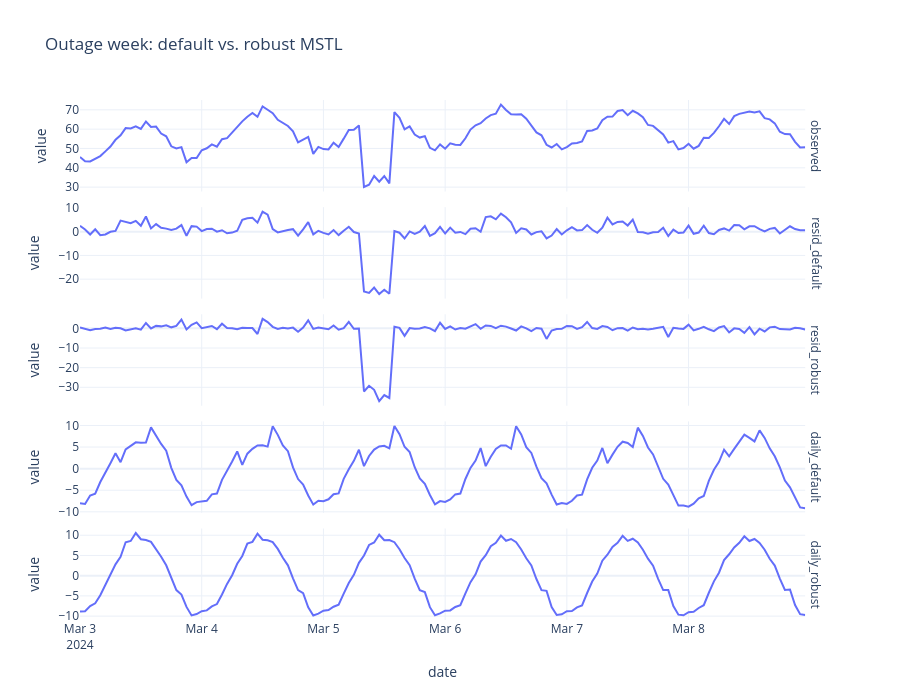

The code cell stored with this chart in its notebook:
### Markdown cell above
<details>
<summary><b>Solution and what to look for</b></summary>

```python
res_no_monthly = MSTL(demand, periods=(24, 168)).fit()

fig, ax = plt.subplots(1, 2, figsize=(13, 3.5))
plot_acf(res.resid, lags=800, ax=ax[0], title="Remainder ACF: periods (24, 168, 720)")
plot_acf(res_no_monthly.resid, lags=800, ax=ax[1], title="Remainder ACF: periods (24, 168)")
plt.tight_layout()
plt.show()
```

Dropping a period does not delete the cycle; it relocates it into the remainder, as slow waves that stay positive out past lag 700. Structure in the remainder always means the same thing: *something you did not model is still in the data.*
</details>

### The outage

The six-hour drop is neither trend nor season, so STL has three choices: bend the trend toward it, distort the seasonal shape for those hours-of-day, or leave it in the remainder. The default fit does a little of all three. `robust=True` down-weights outlying points as it iterates, which keeps them out of the trend and seasonal estimates and parks them squarely in the remainder - where you can find them.

### Code cell
res_robust = MSTL(demand, periods=(24, 168, 720), stl_kwargs={"robust": True}).fit()

window = slice("2024-03-03", "2024-03-08")
cmp = pd.DataFrame({
    "observed":      demand.loc[window],
    "resid_default": res.resid.loc[window],
    "resid_robust":  res_robust.resid.loc[window],
    "daily_default": res.seasonal["seasonal_24"].loc[window],
    "daily_robust":  res_robust.seasonal["seasonal_24"].loc[window],
}).rename_axis("date").reset_index().melt(id_vars="date", var_name="component", value_name="value")

fig = px.line(cmp, x="date", y="value", facet_row="component", height=700,
              title="Outage week: default vs. robust MSTL")
fig.update_yaxes(matches=None)
fig.for_each_annotation(lambda a: a.update(text=a.text.split("=")[-1]))
fig.show()

print("largest |remainder|, default:", round(res.resid.abs().max(), 2))
print("largest |remainder|, robust :", round(res_robust.resid.abs().max(), 2))

# The cheapest outlier detector you will ever write:
flagged = res_robust.resid[res_robust.resid.abs() > 4 * res_robust.resid.std()]
print("\nflagged hours:")
print(flagged.round(1))

### Figure 1 — Plotly figure (JSON) as saved in the notebook; plotly's stock layout.template omitted (floating-point values rounded to 4 significant figures; data arrays with more than 128 entries replaced by an {"elided": "..."} marker saying what was removed)
{"data": [{"hovertemplate": "component=observed<br>date=%{x}<br>value=%{y}<extra></extra>", "legendgroup": "", "line": {"color": "#636efa", "dash": "solid"}, "marker": {"symbol": "circle"}, "mode": "lines", "name": "", "orientation": "v", "showlegend": false, "type": "scatter", "x": {"elided": "144 str values"}, "xaxis": "x5", "y": {"elided": "144 float values"}, "yaxis": "y5"}, {"hovertemplate": "component=resid_default<br>date=%{x}<br>value=%{y}<extra></extra>", "legendgroup": "", "line": {"color": "#636efa", "dash": "solid"}, "marker": {"symbol": "circle"}, "mode": "lines", "name": "", "orientation": "v", "showlegend": false, "type": "scatter", "x": {"elided": "144 str values"}, "xaxis": "x4", "y": {"elided": "144 float values"}, "yaxis": "y4"}, {"hovertemplate": "component=resid_robust<br>date=%{x}<br>value=%{y}<extra></extra>", "legendgroup": "", "line": {"color": "#636efa", "dash": "solid"}, "marker": {"symbol": "circle"}, "mode": "lines", "name": "", "orientation": "v", "showlegend": false, "type": "scatter", "x": {"elided": "144 str values"}, "xaxis": "x3", "y": {"elided": "144 float values"}, "yaxis": "y3"}, {"hovertemplate": "component=daily_default<br>date=%{x}<br>value=%{y}<extra></extra>", "legendgroup": "", "line": {"color": "#636efa", "dash": "solid"}, "marker": {"symbol": "circle"}, "mode": "lines", "name": "", "orientation": "v", "showlegend": false, "type": "scatter", "x": {"elided": "144 str values"}, "xaxis": "x2", "y": {"elided": "144 float values"}, "yaxis": "y2"}, {"hovertemplate": "component=daily_robust<br>date=%{x}<br>value=%{y}<extra></extra>", "legendgroup": "", "line": {"color": "#636efa", "dash": "solid"}, "marker": {"symbol": "circle"}, "mode": "lines", "name": "", "orientation": "v", "showlegend": false, "type": "scatter", "x": {"elided": "144 str values"}, "xaxis": "x", "y": {"elided": "144 float values"}, "yaxis": "y"}], "layout": {"annotations": [{"font": {}, "showarrow": false, "text": "daily_robust", "textangle": 90, "x": 0.98, "xanchor": "left", "xref": "paper", "y": 0.088, "yanchor": "middle", "yref": "paper"}, {"font": {}, "showarrow": false, "text": "daily_default", "textangle": 90, "x": 0.98, "xanchor": "left", "xref": "paper", "y": 0.294, "yanchor": "middle", "yref": "paper"}, {"font": {}, "showarrow": false, "text": "resid_robust", "textangle": 90, "x": 0.98, "xanchor": "left", "xref": "paper", "y": 0.5, "yanchor": "middle", "yref": "paper"}, {"font": {}, "showarrow": false, "text": "resid_default", "textangle": 90, "x": 0.98, "xanchor": "left", "xref": "paper", "y": 0.706, "yanchor": "middle", "yref": "paper"}, {"font": {}, "showarrow": false, "text": "observed", "textangle": 90, "x": 0.98, "xanchor": "left", "xref": "paper", "y": 0.912, "yanchor": "middle", "yref": "paper"}], "height": 700, "legend": {"tracegroupgap": 0}, "title": {"text": "Outage week: default vs. robust MSTL"}, "xaxis": {"anchor": "y", "domain": [0, 0.98], "title": {"text": "date"}}, "xaxis2": {"anchor": "y2", "domain": [0, 0.98], "matches": "x", "showticklabels": false}, "xaxis3": {"anchor": "y3", "domain": [0, 0.98], "matches": "x", "showticklabels": false}, "xaxis4": {"anchor": "y4", "domain": [0, 0.98], "matches": "x", "showticklabels": false}, "xaxis5": {"anchor": "y5", "domain": [0, 0.98], "matches": "x", "showticklabels": false}, "yaxis": {"anchor": "x", "domain": [0, 0.176], "title": {"text": "value"}}, "yaxis2": {"anchor": "x2", "domain": [0.206, 0.382], "title": {"text": "value"}}, "yaxis3": {"anchor": "x3", "domain": [0.412, 0.588], "title": {"text": "value"}}, "yaxis4": {"anchor": "x4", "domain": [0.618, 0.794], "title": {"text": "value"}}, "yaxis5": {"anchor": "x5", "domain": [0.824, 1], "title": {"text": "value"}}}}
